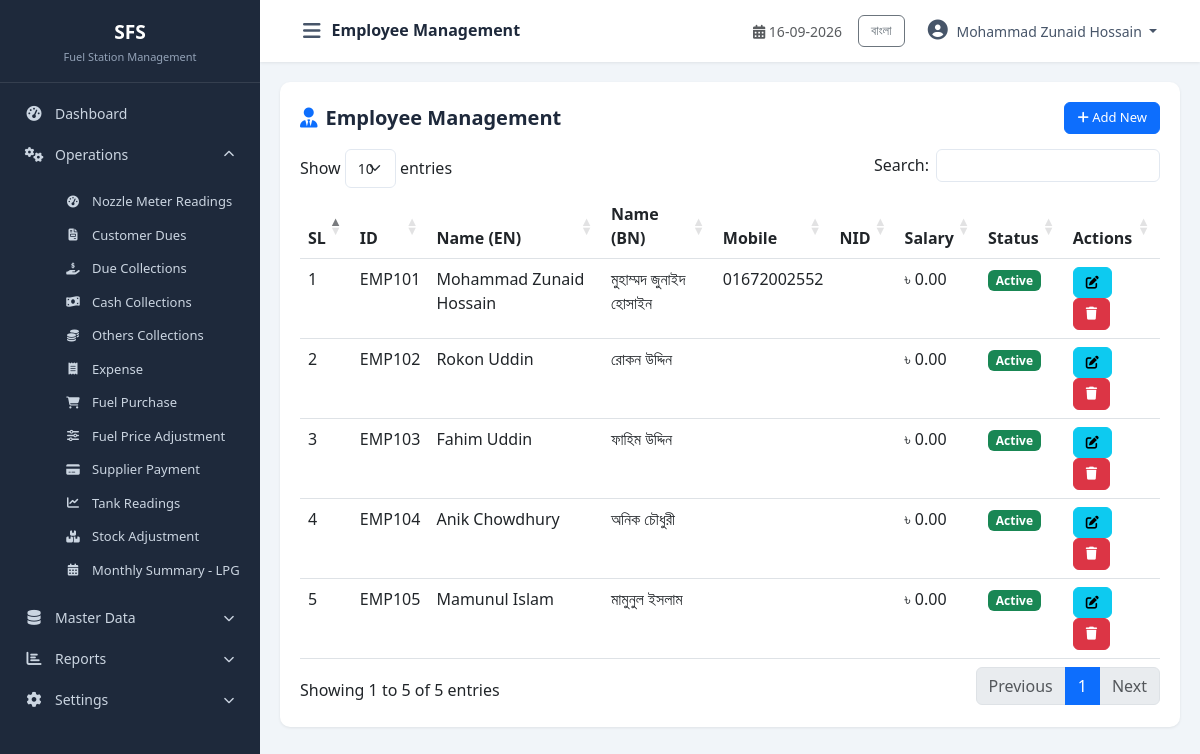
The app's page /modules/master_data/employee.php (signed in) with its own data.
### tables this page shows
CREATE TABLE `cfg_companyprofile` (
  `CompanyID` int(11) NOT NULL,
  `CompanyCode` varchar(20) NOT NULL,
  `CompanyName` varchar(200) NOT NULL,
  `CompanyNameBN` varchar(200) DEFAULT NULL,
  `ShortName` varchar(50) DEFAULT NULL,
  `ProprietorName` varchar(150) DEFAULT NULL,
  `ContactPerson` varchar(150) DEFAULT NULL,
  `MobileNo` varchar(20) DEFAULT NULL,
  `PhoneNo` varchar(20) DEFAULT NULL,
  `Email` varchar(100) DEFAULT NULL,
  `Website` varchar(150) DEFAULT NULL,
  `BusinessType` varchar(100) DEFAULT NULL,
  `Address` varchar(500) DEFAULT NULL,
  `City` varchar(100) DEFAULT NULL,
  `District` varchar(100) DEFAULT NULL,
  `PostalCode` varchar(20) DEFAULT NULL,
  `Country` varchar(100) DEFAULT NULL,
  `Logo` varchar(255) DEFAULT NULL,
  `Favicon` varchar(255) DEFAULT NULL,
  `CurrencyCode` varchar(10) DEFAULT 'BDT',
  `CurrencySymbol` varchar(10) DEFAULT '৳',
  `TimeZone` varchar(100) DEFAULT 'Asia/Dhaka',
  `DateFormat` varchar(20) DEFAULT 'dd-MM-yyyy',
  `TimeFormat` varchar(20) DEFAULT '24 Hour',
  `FinancialYearStart` date DEFAULT NULL,
  `FinancialYearEnd` date DEFAULT NULL,
  `DefaultShiftID` int(11) DEFAULT NULL,
  `DefaultLanguage` varchar(20) DEFAULT 'English',
  `AllowNegativeStock` bit(1) DEFAULT b'0',
  `AutoBackup` bit(1) DEFAULT b'1',
  `BackupPath` varchar(500) DEFAULT NULL,
  `CreatedBy` int(11) DEFAULT NULL,
  `CreatedAt` datetime DEFAULT current_timestamp(),
  `UpdatedBy` int(11) DEFAULT NULL,
  `UpdatedAt` datetime DEFAULT NULL,
  `IsActive` bit(1) DEFAULT b'1',
  `IsDeleted` bit(1) DEFAULT b'0'
);

CREATE TABLE `mst_employee` (
  `Id` int(11) NOT NULL,
  `EmployeeId` varchar(30) DEFAULT NULL,
  `NameEN` varchar(150) NOT NULL,
  `NameBN` varchar(150) DEFAULT NULL,
  `FatherName` varchar(150) DEFAULT NULL,
  `MotherName` varchar(150) DEFAULT NULL,
  `DateOfBirth` date DEFAULT NULL,
  `JoiningDate` date DEFAULT NULL,
  `Mobile` varchar(30) NOT NULL,
  `Address` varchar(255) DEFAULT NULL,
  `NationalID` varchar(50) NOT NULL,
  `Guarantor` varchar(150) DEFAULT NULL,
  `Salary` decimal(14,2) NOT NULL DEFAULT 0.00,
  `ImagePath` varchar(255) DEFAULT NULL,
  `Remarks` varchar(255) DEFAULT NULL,
  `CreatedBy` int(11) DEFAULT NULL,
  `CreatedAt` datetime NOT NULL DEFAULT current_timestamp(),
  `UpdatedBy` int(11) DEFAULT NULL,
  `UpdatedAt` datetime NOT NULL DEFAULT current_timestamp() ON UPDATE current_timestamp(),
  `IsActive` tinyint(1) NOT NULL DEFAULT 1,
  `IsDeleted` tinyint(1) NOT NULL DEFAULT 0
);

### includes/Query.php (called while the page is built, shortened)
<?php
class Query
{
    private $pdo;
    private static $instance = null;
    public function __construct($host = DB_HOST, $dbname = DB_NAME, $username = DB_USER, $password = DB_PASS, $charset = 'utf8mb4')
    {
        $port = defined('DB_PORT') ? DB_PORT : '3306';
        $dsn = "mysql:host={$host};port={$port};dbname={$dbname};charset={$charset}";
        $options = [
            PDO::ATTR_ERRMODE            => PDO::ERRMODE_EXCEPTION,
            PDO::ATTR_DEFAULT_FETCH_MODE => PDO::FETCH_OBJ,
            PDO::ATTR_EMULATE_PREPARES   => true,
            PDO::MYSQL_ATTR_INIT_COMMAND => "SET NAMES utf8mb4 COLLATE utf8mb4_unicode_ci",
        ];
        try {
            $this->pdo = new PDO($dsn, $username, $password, $options);
        } catch (PDOException $e) {
            die("Database Connection Failed: " . $e->getMessage() . "<br><small>Tip: Ensure MySQL service is running in XAMPP Control Panel and port/credentials in config/database.php match.</small>");
        }
    }
    public static function getInstance()
    {
        if (self::$instance === null) {
            self::$instance = new self();
        }
        return self::$instance;
    }
    public function index($sql, $params = [])
    {
        try {
            $this->stmt = $this->pdo->prepare($sql);
            $this->stmt->execute($params);
            return $this->stmt->fetchAll(PDO::FETCH_OBJ);
        } catch (PDOException $e) {
            die("Query Error: " . $e->getMessage() . "<br>SQL: " . $sql);
        }
    }
}

### config/database.php (called while the page is built, shortened)
<?php
require_once __DIR__ . '/../includes/Query.php';
$objQuery = Query::getInstance();

### includes/functions.php (called while the page is built, shortened)
<?php
function db()
{
    global $objQuery;
    return $objQuery;
}
function getCompanyInfo($key = null)
{
    $sql = "SELECT * FROM cfg_companyprofile WHERE CompanyID = 1 AND IsActive = 1 AND IsDeleted = 0";
    $data = db()->index($sql);
    if (!empty($data)) {
        $company = $data[0];
        return $company;
    }
    return null;
}
function getUserName()
{
    return $_SESSION['user_name'] ?? null;
}
function currentLang()
{
    return $_SESSION['lang'] ?? 'en';
}
function t($key)
{
    $lang = currentLang();
    return $translations[$lang][$key] ?? $key;
}

### modules/master_data/employee.php (the view, shortened to what this page needs)
<?php
$pageTitle = 'Employee Management';
require_once __DIR__ . '/../../includes/header.php';
require_once __DIR__ . '/../../includes/sidebar.php';
$data = $objQuery->index("SELECT * FROM mst_employee WHERE IsDeleted=0 ORDER BY Id ASC");
?>
<div class="table-container">
    <div class="table-header"><h5><i class="fas fa-user-tie text-primary me-2"></i><?php echo t('Employee Management'); ?></h5>
        <button class="btn btn-primary btn-sm" data-bs-toggle="modal" data-bs-target="#addModal"><i class="fas fa-plus"></i> Add New</button></div>
    <table class="table table-hover datatable">
        <thead><tr><th>SL</th><th>ID</th><th>Name (EN)</th><th>Name (BN)</th><th>Mobile</th><th>NID</th><th>Salary</th><th>Status</th><th>Actions</th></tr></thead>
        <tbody><?php $sl=1; foreach($data as $row): ?><tr>
            <td><?php echo $sl++; ?></td><td><?php echo htmlspecialchars($row->EmployeeId ?? 'N/A'); ?></td>
            <td><?php echo htmlspecialchars($row->NameEN); ?></td><td><?php echo htmlspecialchars($row->NameBN ?? 'N/A'); ?></td>
            <td><?php echo htmlspecialchars($row->Mobile); ?></td><td><?php echo htmlspecialchars($row->NationalID); ?></td>
            <td><?php echo $currencySymbol.' '.number_format($row->Salary, 2); ?></td>
            <td><span class="badge bg-<?php echo $row->IsActive?'success':'danger'; ?>"><?php echo $row->IsActive?'Active':'Inactive'; ?></span></td>
            <td><button class="btn btn-sm btn-info edit-btn" data-id="<?php echo $row->Id; ?>" data-eid="<?php echo htmlspecialchars($row->EmployeeId ?? ''); ?>" data-expcat="<?php echo $row->ExpenseCategoryID ?? 11; ?>" data-nameen="<?php echo htmlspecialchars($row->NameEN); ?>" data-namebn="<?php echo htmlspecialchars($row->NameBN ?? ''); ?>" data-father="<?php echo htmlspecialchars($row->FatherName ?? ''); ?>" data-mother="<?php echo htmlspecialchars($row->MotherName ?? ''); ?>" data-dob="<?php echo $row->DateOfBirth; ?>" data-join="<?php echo $row->JoiningDate; ?>" data-mobile="<?php echo htmlspecialchars($row->Mobile); ?>" data-address="<?php echo htmlspecialchars($row->Address ?? ''); ?>" data-nid="<?php echo htmlspecialchars($row->NationalID); ?>" data-guarantor="<?php echo htmlspecialchars($row->Guarantor ?? ''); ?>" data-salary="<?php echo $row->Salary; ?>" data-remarks="<?php echo htmlspecialchars($row->Remarks ?? ''); ?>" data-status="<?php echo $row->IsActive; ?>"><i class="fas fa-edit"></i></button>
            <button class="btn btn-sm btn-danger delete-btn" data-id="<?php echo $row->Id; ?>"><i class="fas fa-trash"></i></button></td>
        </tr><?php endforeach; ?></tbody>
    </table>
</div>
<?php require_once __DIR__ . '/../../includes/footer.php'; ?>

### includes/sidebar.php (shortened to what this page needs)
<?php
$currentPage = basename($_SERVER['PHP_SELF']);
$langToggle = currentLang() === 'bn' ? 'en' : 'bn';
$langLabel = currentLang() === 'bn' ? 'English' : 'বাংলা';
?>
<nav id="sidebar" class="sidebar">
    <div class="sidebar-header">
        <h5 class="mb-0"><?php echo $shortName ?? 'FDP'; ?></h5>
        <small class="text-muted"><?php echo t('Fuel Station Management'); ?></small>
    </div>
    <ul class="nav flex-column">
        <li class="nav-item">
            <a class="nav-link <?php echo ($currentPage == 'dashboard.php' || $currentPage == 'index.php') ? 'active' : ''; ?>" href="<?php echo BASE_URL; ?>dashboard.php">
                <i class="fas fa-tachometer-alt"></i> <span><?php echo t('Dashboard'); ?></span>
            </a>
        </li>
        <li class="nav-item">
            <a class="nav-link" data-bs-toggle="collapse" href="#operationsMenu" role="button" aria-expanded="true">
                <i class="fas fa-cogs"></i> <span><?php echo t('Operations'); ?></span>
                <i class="fas fa-chevron-down ms-auto"></i>
            </a>
            <div class="collapse show" id="operationsMenu">
                <ul class="nav flex-column ms-3">
                    <li class="nav-item"><a class="nav-link small" href="<?php echo BASE_URL; ?>modules/operations/nozzle_reading.php"><i class="fas fa-tachometer-alt"></i> <?php echo t('Nozzle Meter Readings'); ?></a></li>
                    <li class="nav-item"><a class="nav-link small" href="<?php echo BASE_URL; ?>modules/operations/customer_due.php"><i class="fas fa-file-invoice"></i> <?php echo t('Customer Dues'); ?></a></li>
                    <li class="nav-item"><a class="nav-link small" href="<?php echo BASE_URL; ?>modules/operations/due_collection.php"><i class="fas fa-hand-holding-usd"></i> <?php echo t('Due Collections'); ?></a></li>
                    <li class="nav-item"><a class="nav-link small" href="<?php echo BASE_URL; ?>modules/operations/cash_collection.php"><i class="fas fa-money-bill-wave"></i> <?php echo t('Cash Collections'); ?></a></li>
                    <li class="nav-item"><a class="nav-link small" href="<?php echo BASE_URL; ?>modules/operations/others_collection.php"><i class="fas fa-coins"></i> <?php echo t('Others Collections'); ?></a></li>
                    <li class="nav-item"><a class="nav-link small" href="<?php echo BASE_URL; ?>modules/operations/expense.php"><i class="fas fa-receipt"></i> <?php echo t('Expense'); ?></a></li>
                    <li class="nav-item"><a class="nav-link small" href="<?php echo BASE_URL; ?>modules/operations/fuel_purchase.php"><i class="fas fa-shopping-cart"></i> <?php echo t('Fuel Purchase'); ?></a></li>
                    <li class="nav-item"><a class="nav-link small" href="<?php echo BASE_URL; ?>modules/operations/fuel_price_adjustment.php"><i class="fas fa-sliders-h"></i> <?php echo t('Fuel Price Adjustment'); ?></a></li>
                    <li class="nav-item"><a class="nav-link small" href="<?php echo BASE_URL; ?>modules/operations/supplier_payment.php"><i class="fas fa-credit-card"></i> <?php echo t('Supplier Payment'); ?></a></li>
                    <li class="nav-item"><a class="nav-link small" href="<?php echo BASE_URL; ?>modules/operations/tank_reading.php"><i class="fas fa-chart-line"></i> <?php echo t('Tank Readings'); ?></a></li>
                    <li class="nav-item"><a class="nav-link small" href="<?php echo BASE_URL; ?>modules/operations/stock_adjustment.php"><i class="fas fa-boxes"></i> <?php echo t('Stock Adjustment'); ?></a></li>
                    <li class="nav-item"><a class="nav-link small" href="<?php echo BASE_URL; ?>modules/operations/monthly_summary.php"><i class="fas fa-calendar-alt"></i> <?php echo t('Monthly Summary - LPG'); ?></a></li>
                </ul>
            </div>
        </li>
        <li class="nav-item">
          <a class="nav-link collapsed" data-bs-toggle="collapse" href="#masterDataMenu" role="button" aria-expanded="false">
                <i class="fas fa-database"></i> <span><?php echo t('Master Data'); ?></span>
                <i class="fas fa-chevron-down ms-auto"></i>
            </a>
        </li>
        <?php $isReportPage = in_array($currentPage, ['daily_statement.php', 'profit_loss.php', 'date_to_date_statement.php', 'monthly_collection_expense_summary.php', 'monthly_expense_item_wise.php', 'stock_summary.php']); ?>
        <li class="nav-item">
            <a class="nav-link <?php echo $isReportPage ? '' : 'collapsed'; ?>" data-bs-toggle="collapse" href="#reportsMenu" role="button" aria-expanded="<?php echo $isReportPage ? 'true' : 'false'; ?>">
                <i class="fas fa-chart-bar"></i> <span><?php echo t('Reports'); ?></span>
                <i class="fas fa-chevron-down ms-auto"></i>
            </a>
        </li>
        <li class="nav-item">
            <a class="nav-link <?php echo in_array($currentPage, ['final_submit_setting.php', 'system_setting.php']) ? '' : 'collapsed'; ?>" data-bs-toggle="collapse" href="#settingsMenu" role="button" aria-expanded="<?php echo in_array($currentPage, ['final_submit_setting.php', 'system_setting.php']) ? 'true' : 'false'; ?>">
                <i class="fas fa-cog"></i> <span><?php echo t('Settings'); ?></span>
                <i class="fas fa-chevron-down ms-auto"></i>
            </a>
        </li>
    </ul>
</nav>
<div id="content-wrapper">
    <nav class="navbar navbar-expand-lg top-navbar">
        <div class="container-fluid">
            <button type="button" id="sidebarCollapse" class="btn btn-link">
                <i class="fas fa-bars"></i>
            </button>
            <span class="navbar-brand mb-0 h1"><?php echo t($pageTitle ?? 'Dashboard'); ?></span>
            <div class="ms-auto d-flex align-items-center">
                <span class="me-3 text-muted small">
                    <i class="fas fa-calendar-alt"></i> <?php echo date('d-m-Y'); ?>
                </span>
                <div class="dropdown">
                    <a class="btn btn-sm btn-outline-secondary me-2" href="?lang=<?php echo $langToggle; ?>"><?php echo $langLabel; ?></a>
                    <button class="btn btn-link dropdown-toggle" type="button" data-bs-toggle="dropdown">
                        <i class="fas fa-user-circle"></i> <?php echo getUserName() ?? 'User'; ?>
                    </button>
                </div>
            </div>
        </div>
    </nav>
    <div id="main-content" class="container-fluid">

### records on screen
cfg_companyprofile: ShortName "SFS", CurrencySymbol "৳"
mst_employee: EmployeeId "EMP101", NameEN "Mohammad Zunaid Hossain", NameBN "মুহাম্মদ জুনাইদ হোসাইন", Mobile "01672002552", Salary "0.00", IsActive "Active"
mst_employee: EmployeeId "EMP102", NameEN "Rokon Uddin", NameBN "রোকন উদ্দিন", Salary "0.00", IsActive "Active"
mst_employee: EmployeeId "EMP103", NameEN "Fahim Uddin", NameBN "ফাহিম উদ্দিন", Salary "0.00", IsActive "Active"
mst_employee: EmployeeId "EMP104", NameEN "Anik Chowdhury", NameBN "অনিক চৌধুরী", Salary "0.00", IsActive "Active"
mst_employee: EmployeeId "EMP105", NameEN "Mamunul Islam", NameBN "মামুনুল ইসলাম", Salary "0.00", IsActive "Active"

### other values on screen
t('Fuel Station Management') "Fuel Station Management"
t('Dashboard') "Dashboard"
t('Operations') "Operations"
t('Nozzle Meter Readings') "Nozzle Meter Readings"
t('Customer Dues') "Customer Dues"
t('Due Collections') "Due Collections"
t('Cash Collections') "Cash Collections"
t('Others Collections') "Others Collections"
t('Expense') "Expense"
t('Fuel Purchase') "Fuel Purchase"
t('Fuel Price Adjustment') "Fuel Price Adjustment"
t('Supplier Payment') "Supplier Payment"
t('Tank Readings') "Tank Readings"
t('Stock Adjustment') "Stock Adjustment"
t('Monthly Summary - LPG') "Monthly Summary - LPG"
